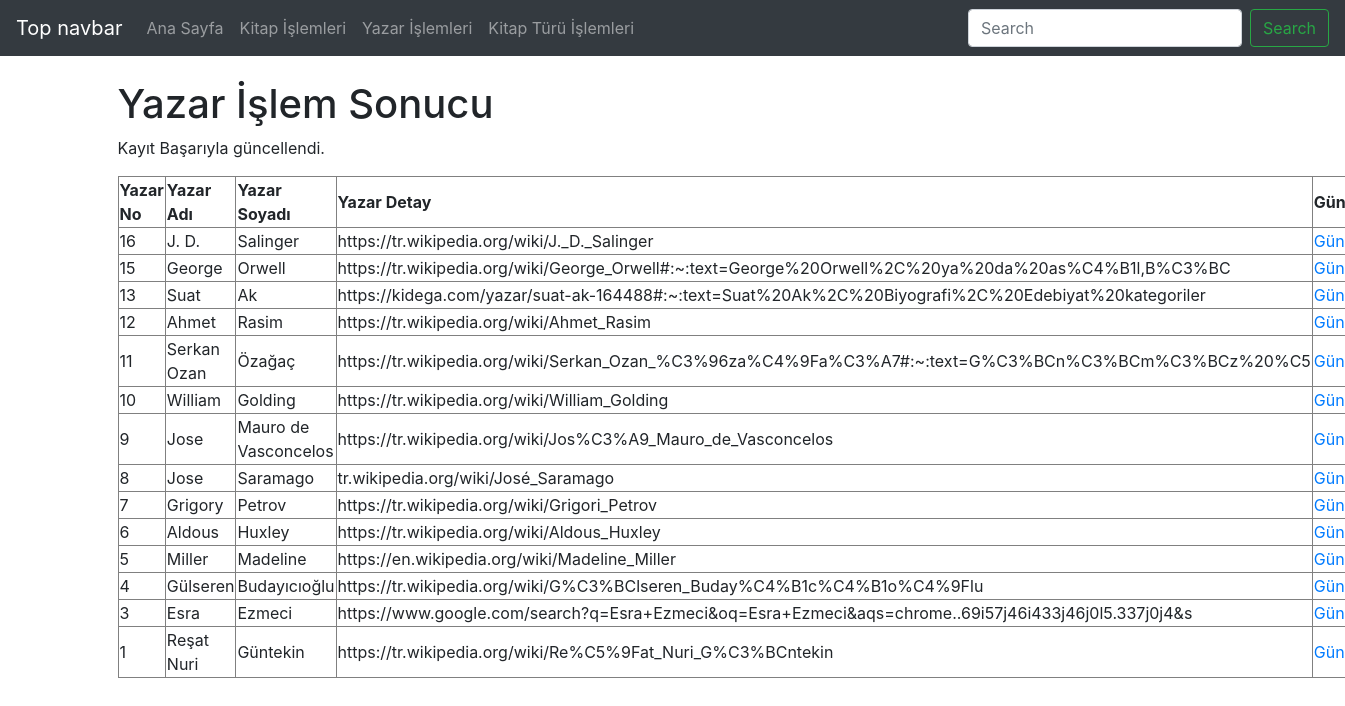
/yazar_guncellendi.php, run on the app's committed database.
### tables this page shows
CREATE TABLE `yazarveri` (
  `ykn` smallint(6) NOT NULL COMMENT 'Yazar Tablosunun Anahtar alanı',
  `ykt` timestamp NOT NULL DEFAULT current_timestamp() COMMENT 'Yazar Kayıt Tarihi',
  `ya` varchar(100) NOT NULL COMMENT 'Yazar Tam Adı',
  `ys` varchar(150) NOT NULL COMMENT 'Yazar Soyadı',
  `yu` varchar(100) DEFAULT NULL COMMENT 'Yazara Ait URL bilgisi '
);

### yazar_guncellendi.php (the view, shortened to what this page needs)
<?php
    require_once("baglanti.php");
    $ykn = mysqli_real_escape_string($baglanti, $_POST['ykn']);
    $ya = mysqli_real_escape_string($baglanti, $_POST['ya']);
    $ys = mysqli_real_escape_string($baglanti, $_POST['ys']);
    $yu = mysqli_real_escape_string($baglanti, $_POST['yu']);
    $sorgu = "UPDATE yazarveri SET ya = '$ya', ys = '$ys', yu = '$yu' WHERE ykn = $ykn";
    if (mysqli_query($baglanti, $sorgu)) {
        $islemSonuc = "Kayıt Başarıyla güncellendi.";
    } else {
        $islemSonuc = "Hata: " . $sorgu . "<br>" . mysqli_error($baglanti);
    }
    $sorgu2 = mysqli_query($baglanti, "SELECT * FROM yazarveri ORDER BY ykn DESC");
?>
<!DOCTYPE html>
<html lang="tr"><head><meta http-equiv="Content-Type" content="text/html; charset=UTF-8">
<link href="bootstrap.min.css" rel="stylesheet">
    <link href="./katalog_files/navbar-top.css" rel="stylesheet">
  </head>
  <body>
    <nav class="navbar navbar-expand-md navbar-dark bg-dark mb-4">
  <a class="navbar-brand" href="https://getbootstrap.com/docs/4.4/examples/navbar-static/#">Top navbar</a>
  <div class="collapse navbar-collapse" id="navbarCollapse">
    <ul class="navbar-nav mr-auto">
      <li class="nav-item">
        <a class="nav-link" href="index.php">Ana Sayfa </a>
      </li>
      <li class="nav-item">
        <a class="nav-link" href="kitap.php">Kitap İşlemleri</a>
      </li>
      <li class="nav-item">
        <a class="nav-link" href="yazar.php">Yazar İşlemleri</a>
      </li>
      <li class="nav-item">
        <a class="nav-link" href="kitaptur.php">Kitap Türü İşlemleri</a>
      </li>
    </ul>
    <form class="form-inline mt-2 mt-md-0">
      <input class="form-control mr-sm-2" type="text" placeholder="Search" aria-label="Search">
      <button class="btn btn-outline-success my-2 my-sm-0" type="submit">Search</button>
    </form>
  </div>
</nav>
<main role="main" class="container">
<h1>Yazar İşlem Sonucu</h1>
<p><?php echo $islemSonuc; ?></p>
<?php
echo("<table border=1 width=80%>");
    echo("<tr>");
    echo("<td><b>Yazar No</b></td>");
    echo("<td><b>Yazar Adı</b></td>");
    echo("<td><b>Yazar Soyadı</b></td>");
    echo("<td><b>Yazar Detay</b></td>");
    echo("<td><b>Güncelle</b></td>");
    echo("</tr>");
while($satir = mysqli_fetch_assoc($sorgu2)){
    echo("<tr>");
    echo("<td>".$satir["ykn"]."</td>");
    echo("<td>".$satir["ya"]."</td>");
    echo("<td>".$satir["ys"]."</td>");
    echo("<td>".$satir["yu"]."</td>");
    echo("<td><a href='guncellenecek.php?ykn=".$satir["ykn"]."'>Güncelle</a></td>");
    echo("</tr>");
            }
echo("</table>");
?>
</main>
</body></html>

### navbar-top.css (style rules this page uses)
body { min-height: 75rem; }

### data on the page
yazarveri: ykn "16", ya "J. D.", ys "Salinger", yu "https://tr.wikipedia.org/wiki/J._D._Salinger"
yazarveri: ykn "15", ya "George", ys "Orwell", yu "https://tr.wikipedia.org/wiki/George_Orwell#:~:text=George%20Orwell%2C%20ya%20da%20as%C4%B1l,B%C3%BC"
yazarveri: ykn "13", ya "Suat", ys "Ak", yu "https://kidega.com/yazar/suat-ak-164488#:~:text=Suat%20Ak%2C%20Biyografi%2C%20Edebiyat%20kategoriler"
yazarveri: ykn "12", ya "Ahmet", ys "Rasim", yu "https://tr.wikipedia.org/wiki/Ahmet_Rasim"
yazarveri: ykn "11", ya "Serkan Ozan", ys "Özağaç", yu "https://tr.wikipedia.org/wiki/Serkan_Ozan_%C3%96za%C4%9Fa%C3%A7#:~:text=G%C3%BCn%C3%BCm%C3%BCz%20%C5"
yazarveri: ykn "10", ya "William", ys "Golding", yu "https://tr.wikipedia.org/wiki/William_Golding"
yazarveri: ykn "9", ya "Jose", ys "Mauro de Vasconcelos", yu "https://tr.wikipedia.org/wiki/Jos%C3%A9_Mauro_de_Vasconcelos"
yazarveri: ykn "8", ya "Jose", ys "Saramago", yu "tr.wikipedia.org/wiki/José_Saramago"
yazarveri: ykn "7", ya "Grigory", ys "Petrov", yu "https://tr.wikipedia.org/wiki/Grigori_Petrov"
yazarveri: ykn "6", ya "Aldous", ys "Huxley", yu "https://tr.wikipedia.org/wiki/Aldous_Huxley"
yazarveri: ykn "5", ya "Miller", ys "Madeline", yu "https://en.wikipedia.org/wiki/Madeline_Miller"
yazarveri: ykn "4", ya "Gülseren", ys "Budayıcıoğlu", yu "https://tr.wikipedia.org/wiki/G%C3%BClseren_Buday%C4%B1c%C4%B1o%C4%9Flu"
yazarveri: ykn "3", ya "Esra", ys "Ezmeci", yu "https://www.google.com/search?q=Esra+Ezmeci&oq=Esra+Ezmeci&aqs=chrome..69i57j46i433j46j0l5.337j0j4&s"
yazarveri: ykn "1", ya "Reşat Nuri", ys "Güntekin", yu "https://tr.wikipedia.org/wiki/Re%C5%9Fat_Nuri_G%C3%BCntekin"

### other printed values
$islemSonuc "Kayıt Başarıyla güncellendi."
